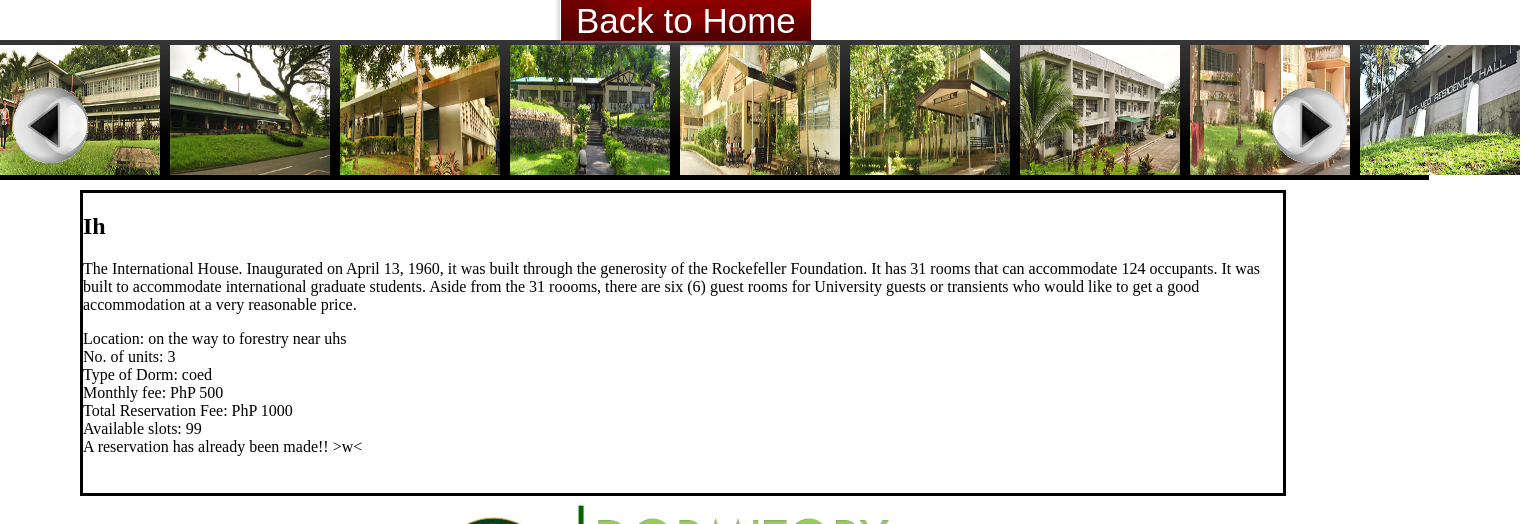
The page /web_control/php/DormInfo.php?dormname=Ih (signed in) on the database its author committed.
### tables this page shows
CREATE TABLE IF NOT EXISTS `dormitory` (
  `dormname` varchar(30) NOT NULL,
  `dormdescription` text NOT NULL,
  `dormunits` int(11) DEFAULT NULL,
  `dormlocation` varchar(50) DEFAULT NULL,
  `dormtype` varchar(20) DEFAULT NULL,
  `availableslots` int(5) NOT NULL,
  `dormmonthlyfee` int(5) NOT NULL DEFAULT '500',
  `dormresfee` int(6) NOT NULL DEFAULT '1000',
  PRIMARY KEY (`dormname`)
);

### web_control/php/DormInfo.php (the view, shortened to what this page needs)
<?php
    if(isset($_GET['dormname'])){
		$dormname=$_GET['dormname'];
	}
	else header ("Location: index.php")
?>
<!DOCTYPE html>
<html>
	<head>
		<link rel = "stylesheet" type = "text/css" href = "../css/general.css" />
		<link rel = "stylesheet" type = "text/css" href = "../css/index.css" />
		<link rel = "stylesheet" type = "text/css" href = "../css/DormInfo.css" />
	</head>
	<body onload = "place(0, 'none')">
	<?php
		$womens="Womens";
		$new="New";
		$ih="Ih";
		$acci="Acci";
		$mareha="Mareha";
		$foreha="Foreha";
		$vetmed="Vetmed";
	?>
		<section class = "Bottom">
				<a href = 'DormInfo.php?dormname=<?php echo $womens?>' method='post'><img src = "../../images/dorms/womens-dorm.jpg" class = "img" id = "i2" /></a>
				<a href = 'DormInfo.php?dormname=<?php echo $ih?>' method='post'><img src = "../../images/dorms/ih.jpg" class = "img" id = "i3" /></a>
				<a href = 'DormInfo.php?dormname=<?php echo $acci?>' method='post'><img src = "../../images/dorms/acci-upper.jpg" class = "img" id = "i4" /></a>
				<a href = 'DormInfo.php?dormname=<?php echo $foreha?>' method='post'><img src = "../../images/dorms/foreha.jpg" class = "img" id = "i5" /></a>
				<a href = 'DormInfo.php?dormname=<?php echo $mareha?>' method='post'><img src = "../../images/dorms/mareha.jpg" class = "img" id = "i6" /></a>
				<a href = 'DormInfo.php?dormname=<?php echo $new?>' method='post'><img src = "../../images/dorms/new-dorm-2.jpg" class = "img" id = "i7" /></a>
				<a href = 'DormInfo.php?dormname=<?php echo $vetmed?>' method='post'><img src = "../../images/dorms/vetmed-dorm-sign.jpg" class = "img" id = "i9" /></a>
				<img src = "../../images/web_img/left.png" id = "b1" class = "Button" onclick = "moveLeft()" />
				<img src = "../../images/web_img/right.png" class = "Button" id = "b2" onclick = "moveRight()" />
		</section>
		<section class = "navigation DormNav">
			<ul id="menu">
				<li><a href="index.php">Back to Home</a></li>
			</ul>
		</section>
<section class = "announce3 ment">
			<?php
				include("connect.php");
				$query="Select * from dormitory where dormname='{$dormname}'";
				$handle=mysql_query($query,$conn);
				$arr=mysql_fetch_array($handle);
				echo "<h1> {$arr['dormname']} </h1>";
				echo "<p> {$arr['dormdescription']} </p>";
				echo "Location: {$arr['dormlocation']}<br/>";
				echo "No. of units: {$arr['dormunits']}<br/>";
				echo "Type of Dorm: {$arr['dormtype']}<br/>";
				echo "Monthly fee: PhP {$arr['dormmonthlyfee']}<br/>";
				echo "Total Reservation Fee: PhP {$arr['dormresfee']}<br/>";
				echo "Available slots: {$arr['availableslots']}<br/>";
			?>
			<?php
				if($arr['availableslots']!=0 && isset($_SESSION['uname'])){
					include('connect.php');
					$query="Select id from user where username=\"".$_SESSION['uname']."\"";
					$handle=mysql_query($query,$conn);
					$id=mysql_fetch_array($handle);
					$query="Select id from reservation where id=\"{$id['id']}\"";
					$handle=mysql_query($query,$conn);
					if(mysql_fetch_array($handle)==NULL){
						echo "<input class='button' type='submit' value='Reserve' onclick ='signUp2()'/></form>";
					}else echo 'A reservation has already been made!! >w<';
				}else if($arr['availableslots']==0){
					echo "<p>No More Available Slot for You! :(</p>";
				}else{
					echo "<p>Sign-in to reserve :)</p>";
				}
			?>
</section>
	</body>
</html>

### web_control/css/general.css (style rules this page uses)
body { position: relative; margin: 0px; background-color: #ffffff; overflow: hidden; padding: 0px; background-image:url('../../images/web_img/DORM4.png'); background-repeat: no-repeat; background-position: 220px 500px; background-size: 900px 180px; }
ul#menu { font-family: Arial, Verdana; font-size: 35px; margin: 0; padding: 0; list-style: none; }
ul#menu li { display: block; position: relative; float: left; }
ul#menu li a { display: block; text-decoration: none; color: #ffffff; border-top: 1px solid #ffffff; padding: 10px 15px 0px 15px; margin-left: 1px; white-space: nowrap; background-image:url('../../images/web_img/top.jpg'); background-repeat: no-repeat; background-position: center; background-size: 100% 100%; }
.navigation { position: absolute; top: -10px; height: 53px; background-color: rgba(245,245,245, .2); box-shadow: 0px 0px 3px 3px rgba(90,90,90, .2); }
.announce3 { position: absolute; left: -1000px; top: 180px; width: 950px; height: 300px; border-style: solid; border-width: 3px; background-color: white; -webkit-transition: all .5s; }

### web_control/css/index.css (style rules this page uses)
.Bottom { width: 1429px; height: 140px; position: absolute; top: 40px; background-image:url('../../images/web_img/b4.jpg'); background-repeat: no-repeat; background-position: center; background-size: 100% 100%; }
.img { float: left; width: 160px; height: 130px; top: 5px; left: 0px; position: absolute; -webkit-transition: all .5s; }
#b1 { top: 45px; left: 10px; }
a { text-decoration: none; color: gray; }
#b2 { top: 45px; left: 1270px; }
.Button { float: left; width: 80px; height: 80px; position: absolute; cursor: pointer; }

### web_control/css/DormInfo.css (style rules this page uses)
.ment { left: 80px; top: 190px; width: 1200px; height: 300px; font-family: tw cen mt; }
.DormNav { left: 560px; width: 247px; }

### rows shown on the page
dormitory: dormname "Ih", dormdescription "The International House. Inaugurated on April 13, 1960, it was built through the generosity of the Rockefeller Foundation. It has 31 rooms that can accommodate 124 occupants. It was built to accommodate international graduate students. Aside from the 31 roooms, there are six (6) guest rooms for University guests or transients who would like to get a good accommodation at a very reasonable price.", dormlocation "on the way to forestry near uhs", dormunits "3", dormtype "coed", dormmonthlyfee "500", dormresfee "1000", availableslots "99"
